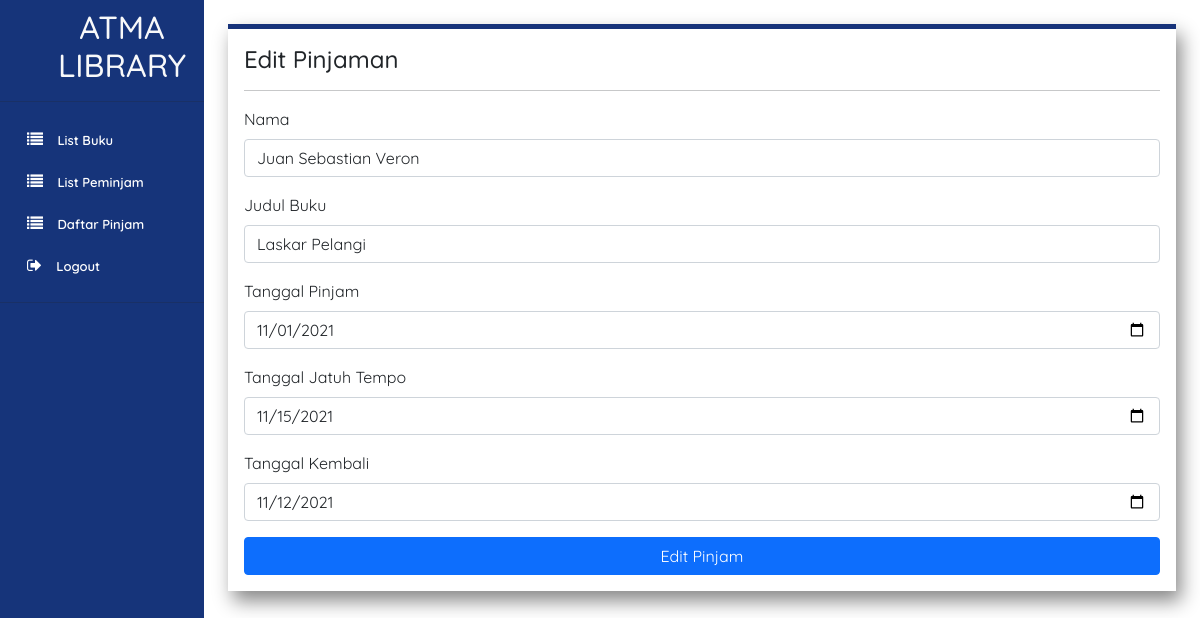
Page /page/editPinjamanPage.php?id=1 (signed in) on the committed database.
### tables this page shows
CREATE TABLE `pinjam` (
  `id` int(255) NOT NULL,
  `tgl_pinjam` date NOT NULL,
  `tgl_tempo` date NOT NULL,
  `tgl_kembali` date NOT NULL,
  `nama` varchar(255) NOT NULL,
  `buku_pinjam` varchar(255) NOT NULL
);

### page/editPinjamanPage.php (the view, shortened to what this page needs)
<?php
   include '../component/sidebar.php';
?>
<?php
    $id = $_GET["id"];
    $sql = mysqli_query($con,"SELECT * FROM pinjam WHERE id = '$id'");
    $data = mysqli_fetch_array($sql);
    echo'
    <!doctype html>
<html lang="en">
  <head>
    <link href="https://cdn.jsdelivr.net/npm/bootstrap@5.0.2/dist/css/bootstrap.min.css" rel="stylesheet">
    <link href="style.css" rel="stylesheet">
  </head>
    <div class="container p-3 m-4 h-100" style="background-color: #FFFFFF; border-top: 5px solid #17337A; box-shadow: 5px 10px 18px #888888;" >
        <h4 >Edit Pinjaman</h4>
        <hr>
        <form action="../process/editPinjamanProcess.php?id='.$data['id'].'" method="post">
        <div class="mb-3">
                <label for="nama" class="form-label">Nama</label>
                <input type="text"class="form-control" id="nama" required name="nama" aria-describedby="emailHelp" placeholder="Nama Peminjam" value = "'.$data['nama'].'">
            </div>
            <div class="mb-3">
                <label for="buku_pinjam" class="form-label">Judul Buku</label>
                <input type="text" class="form-control" id="buku_pinjam" required name="buku_pinjam" aria-describedby="emailHelp" placeholder="Judul Buku yang Dipinjam" value = "'.$data['buku_pinjam'].'">
            </div>
            <div class="mb-3">
                <label for="tgl_pinjam" class="form-label">Tanggal Pinjam</label>
                <input type="date" class="form-control" id="tgl_pinjam" required name="tgl_pinjam" aria-describedby="emailHelp" placeholder="Tanggal Pinjam" value = "'.$data['tgl_pinjam'].'">
            </div>
            <div class="mb-3">
                <label for="tgl_tempo" class="form-label">Tanggal Jatuh Tempo</label>
                <input type="date" class="form-control" id="tgl_tempo" required name="tgl_tempo" aria-describedby="emailHelp" placeholder="Tanggal Jatuh Tempo" value = "'.$data['tgl_tempo'].'">
            </div>
            <div class="mb-3">
                <label for="tgl_kembali" class="form-label">Tanggal Kembali</label>
                <input type="date" class="form-control" id="tgl_kembali" required name="tgl_kembali" aria-describedby="emailHelp" placeholder="Tanggal Kembali" value = "'.$data['tgl_kembali'].'">
            </div>
            <div class="d-grid gap-2">
                <button type="submit" class="btn btn-primary" name="editPinjam">Edit Pinjam</button>
            </div>
        </form>
    </div>
    </aside>
</body>
</html>'
?>

### style.css (style rules this page uses)
* { font-family: 'Quicksand', sans-serif; }

### component/sidebar.php (style rules this page uses)
* { font-family: "Quicksand", sans-serif; }

### rows in the picture
pinjam: nama "Juan Sebastian Veron", buku_pinjam "Laskar Pelangi", tgl_pinjam "11/01/2021", tgl_tempo "11/15/2021", tgl_kembali "11/12/2021"
